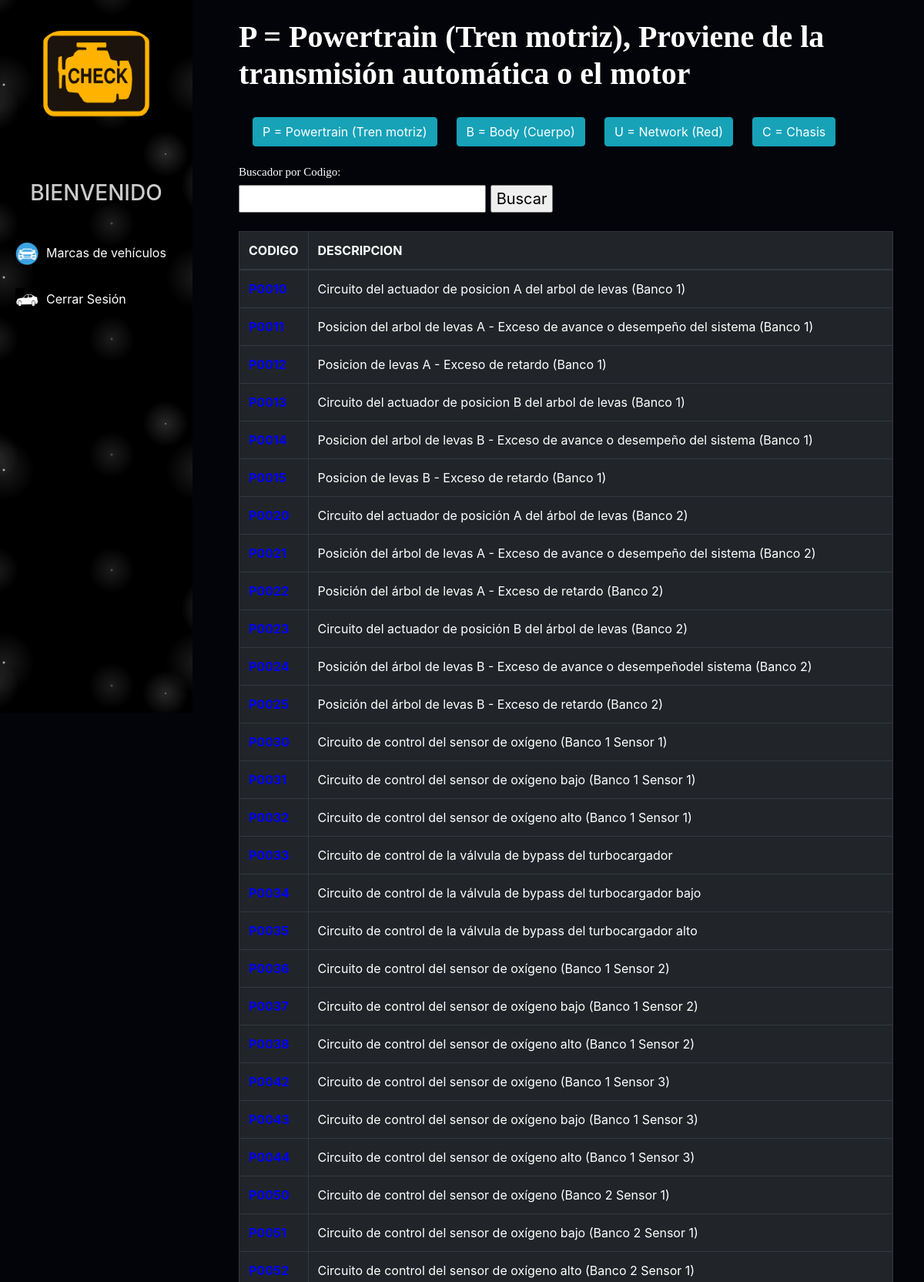
The app's page /obd2/p.php (upper part) with its own data.
### tables this page shows
CREATE TABLE IF NOT EXISTS `p` (
  `id` int(11) NOT NULL AUTO_INCREMENT,
  `codigo` varchar(50) DEFAULT NULL,
  `descripcion` varchar(300) DEFAULT NULL,
  PRIMARY KEY (`id`)
);

### obd2/buscar_p.php (called while the page is built, shortened)
<?php
include '../conexion.php';
$buscar=$_POST['buscar'];
$SQL_READ= "SELECT * FROM p WHERE (codigo LIKE '%" .$buscar."%') ORDER BY codigo ASC ";
$sql_query= mysqli_query($conex,$SQL_READ);
?>

### obd2/p.php (the view, shortened to what this page needs)
<!DOCTYPE html>
<html lang="en">
<head>
    <link rel="stylesheet" href="../../css/catalogo1.css">
    <link rel="stylesheet" href="../css/adm1.css">
    <link rel="stylesheet" href="https://maxcdn.bootstrapcdn.com/bootstrap/4.0.0/css/bootstrap.min.css">
</head>
<body>
<div class="sidebar">
        <center>
            <img src="../img/logo.png" class="profile_image" alt="">
            <h2></h2><br/>
            <h3> BIENVENIDO</h3>
        </center>
        <a href="../usuario/u_modelo.php"><i><img src="../img/iconos/2.png" width="30" height="30" alt=""></i><span>Marcas de vehículos</span></a>
        <a href="../login.php"><i><img src="../img/iconos/1.jpg" width="30" height="30" alt=""></i><span>Cerrar Sesión</span></a>
    </div>
    <div class="content">
        <div class="informacion">
        <h1>P = Powertrain (Tren motriz), Proviene de la transmisión automática o el motor</h1><br/>
        <div class="reportes" style="display:flex">
      <a href="p.php">
      <button type="submit" style="margin-right:25px;" class="btn btn-info">P = Powertrain (Tren motriz)</button>
        </a>
      <a href="b.php">
      <button type="submit" style="margin-right:25px;" class="btn btn-info">B = Body (Cuerpo)</button></a>
      <a href="u.php">
      <button type="submit" style="margin-right:25px;" class="btn btn-info">U = Network (Red)</button>
        </a>
      <a href="c.php">
      <button type="submit" style="margin-right:25px;" class="btn btn-info">C = Chasis</button>
        </a>
        </div><br/>
        <h2>Buscador por Codigo:</h2>
        <form action="p.php" method="POST" autocomplete="off">
          <input type="text" name="buscar">
          <input type="submit" value="Buscar">
        </form><br/>
      <table class="table table-bordered table-dark">
        <thead>
          <tr>
            <th scope="col">CODIGO</th>
            <th scope="col">DESCRIPCION</th>
          </tr>
        </thead>
        <tbody>
          <?php
          include 'buscar_p.php';
          while($row = mysqli_fetch_array($sql_query)) {
          ?>
          <tr>
            <td>
                <b><a style="text-decoration: none; color: blue;" href="p_descripcion.php?id=<?php echo $row['id']; ?>"><?= $row['codigo']?></a></b>
            </td>
            <td><?= $row['descripcion']?></td>
          </tr>
          <?php } ?>
        </tbody>
      </table>
    </div>
    </div>
</body>
</html>

### css/catalogo1.css (style rules this page uses)
body { margin: 0; padding: 0; font-family: "Roboto", sans-serif; background: url(../img/2.jpg)no-repeat; background-size: 10000vh; background-position: cover; }
.sidebar { background-color:black; background-image: radial-gradient(white, rgba(255,255,255,.2) 2px, transparent 40px), radial-gradient(white, rgba(255,255,255,.15) 1px, transparent 30px), radial-gradient(white, rgba(255,255,255,.1) 2px, transparent 40px), radial-gradient(rgba(255,255,255,.4), rgba(255,255,255,.1) 2px, transparent 30px); background-size: 550px 550px, 350px 350px, 250px 250px, 150px 150px; background-position: 0 0, 40px 60px, 130px 270px, 70px 100px; margin-top: -35px; padding: 10px 30px 0px -30px; position: fixed; left: 0; width: 250px; height: 120vh; }
.sidebar .profile_image { width: 150px; height: 150px; margin-bottom: 15px; margin-top: 45px; }
.sidebar h3 { color: #ccc; margin-top: 0; margin-bottom: 30px; }
.sidebar a { color: #fff; display: block; width: 90%; line-height: 60px; text-decoration: none; padding-left: 20px; box-sizing: border-box; transition: 0.5s; transition-property: background; }
.sidebar i { padding-right: 10px; }

### css/adm1.css (style rules this page uses)
body { margin: 0; padding: 0; font-family: "Roboto", sans-serif; background: url(../img/2.jpg)no-repeat; background-size: 10000vh; background-position: cover; }
.sidebar { background-color:black; background-image: radial-gradient(white, rgba(255,255,255,.2) 2px, transparent 40px), radial-gradient(white, rgba(255,255,255,.15) 1px, transparent 30px), radial-gradient(white, rgba(255,255,255,.1) 2px, transparent 40px), radial-gradient(rgba(255,255,255,.4), rgba(255,255,255,.1) 2px, transparent 30px); background-size: 550px 550px, 350px 350px, 250px 250px, 150px 150px; background-position: 0 0, 40px 60px, 130px 270px, 70px 100px; margin-top: -35px; padding: 10px 30px 0px -30px; position: fixed; left: 0; width: 250px; height: 120vh; }
.sidebar .profile_image { width: 150px; height: 150px; border-radius: 30px; margin-bottom: 15px; margin-top: 75px; }
.sidebar h3 { color: #ccc; margin-top: 0; margin-bottom: 30px; }
.sidebar a { color: #fff; display: block; width: 90%; line-height: 60px; text-decoration: none; padding-left: 20px; box-sizing: border-box; transition: 0.5s; transition-property: background; }
.sidebar i { padding-right: 10px; }
.content { margin-left: 250px; max-height: 1000vh; margin-right: 0px; margin-top: -50px; }
.informacion { margin-left: 60px; height: 100vh; margin-right: 40px; margin-top: 50px; }
.informacion h1 { font-family: serif; color: white; font-weight: 700; }
.informacion h2 { font-family: serif; color: white; font-size: 15px; }
form { font-size: 20px; }

### records on screen
p: descripcion "Circuito del actuador de posicion A del arbol de levas (Banco 1)"
p: descripcion "Posicion del arbol de levas A - Exceso de avance o desempeño del sistema (Banco 1)"
p: descripcion "Posicion de levas A - Exceso de retardo (Banco 1)"
p: descripcion "Circuito del actuador de posicion B del arbol de levas (Banco 1)"
p: descripcion "Posicion del arbol de levas B - Exceso de avance o desempeño del sistema (Banco 1)"
p: descripcion "Posicion de levas B - Exceso de retardo (Banco 1)"
p: descripcion "Circuito del actuador de posición A del árbol de levas (Banco 2)"
p: descripcion "Posición del árbol de levas A - Exceso de avance o desempeño del sistema (Banco 2)"
p: descripcion "Posición del árbol de levas A - Exceso de retardo (Banco 2)"
p: descripcion "Circuito del actuador de posición B del árbol de levas (Banco 2)"
p: descripcion "Posición del árbol de levas B - Exceso de avance o desempeñodel sistema (Banco 2)"
p: descripcion "Posición del árbol de levas B - Exceso de retardo (Banco 2)"
p: descripcion "Circuito de control del sensor de oxígeno (Banco 1 Sensor 1)"
p: descripcion "Circuito de control del sensor de oxígeno bajo (Banco 1 Sensor 1)"
p: descripcion "Circuito de control del sensor de oxígeno alto (Banco 1 Sensor 1)"
p: descripcion "Circuito de control de la válvula de bypass del turbocargador"
p: descripcion "Circuito de control de la válvula de bypass del turbocargador bajo"
p: descripcion "Circuito de control de la válvula de bypass del turbocargador alto"
p: descripcion "Circuito de control del sensor de oxígeno (Banco 1 Sensor 2)"
p: descripcion "Circuito de control del sensor de oxígeno bajo (Banco 1 Sensor 2)"
p: descripcion "Circuito de control del sensor de oxígeno alto (Banco 1 Sensor 2)"
p: descripcion "Circuito de control del sensor de oxígeno (Banco 1 Sensor 3)"
p: descripcion "Circuito de control del sensor de oxígeno bajo (Banco 1 Sensor 3)"
p: descripcion "Circuito de control del sensor de oxígeno alto (Banco 1 Sensor 3)"
p: descripcion "Circuito de control del sensor de oxígeno (Banco 2 Sensor 1)"
p: descripcion "Circuito de control del sensor de oxígeno bajo (Banco 2 Sensor 1)"
p: descripcion "Circuito de control del sensor de oxígeno alto (Banco 2 Sensor 1)"
